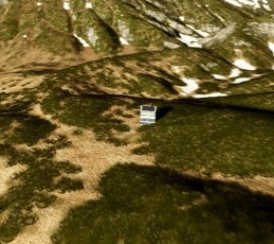
#> input picture samples/origin.jpg, 274 x 244 px
$ python rotational_blur.py
#> lines starting #> are read from the running program, lines starting #| are printed output that depends on the picture
### utils.py
# -*- coding: UTF-8 -*-
# @Time    : 22/04/2019 17:43
# @Author  : QYD

import numpy as np
from numpy import fft
import copy
import cv2 as cv
from math import sqrt


# [31 lines left out: functions inverse, wiener, not called in this run]


def psf(psf_seq, seq):
    """
    核序列和像素序列的循环卷积。空间域的循环卷积相当于频域的阵列相乘。
    :param psf_seq: 核序列
    :param seq: 像素序列
    :return: 得到的序列。
    """
    psf_seq_pinyu = fft.fft(psf_seq)
    seq_pinyu = fft.fft(seq)
    blur_seq_pinyu = psf_seq_pinyu * seq_pinyu
    blur_seq = fft.ifft(blur_seq_pinyu)
    blur_seq = np.abs(blur_seq)
    blur_seq = blur_seq.astype(np.uint8)
    return blur_seq


def cal_r_max(img, center=None):
    """

    :param img: the input image
    :param center: the rotation center of the img,default is (width//2,height//2)
    :return: r_max
    """
    height, width, _ = img.shape
    if not center:
        center_x = width // 2
        center_y = height // 2
    else:
        center_x, center_y = center
    r1 = int(sqrt(center_x ** 2 + center_y ** 2))
    r2 = int(sqrt((center_x - width + 1) ** 2 + center_y ** 2))
    r3 = int(sqrt(center_x ** 2 + (center_y - height + 1) ** 2))
    r4 = int(sqrt((center_x - width + 1) ** 2 + (center_y - height + 1) ** 2))
    r_max = max(r1, r2, r3, r4)
    return r_max


def median_draw_circle(r_max):
    """
    draw circle using the median draw method
    :parameter r_max:the max radius of the circle
    :return:the list whose each row contains the cord of the circle in given radius
    """
    circle_list = []
    for r in range(1, r_max):
        seq = []
        x, y, d = 0, r, 1.25 - r
        seq.append([x, y])
        while x < y:  # 获得第一象限上的圆弧的像素序列的坐标。
            if d < 0:
                d = d + 2 * x + 3
            else:
                d = d + 2 * (x - y) + 5
                y = y - 1
            x = x + 1
            seq.append([x, y])
        # 将画得到的8分之1个圆的坐标映射到整个圆上
        seq_change = list(map(change1, seq))
        seq_change.reverse()
        seq += seq_change
        seq_change = list(map(change2, seq))
        seq_change.reverse()
        seq += seq_change
        seq_change = list(map(change3, seq))
        seq_change.reverse()
        seq += seq_change
        circle_list.append(seq)
    return circle_list


def change1(a):
    b = [0, 0]
    b[0], b[1] = a[1], a[0]
    return b


def change2(a):
    b = [0, 0]
    b[0], b[1] = a[0], -a[1]
    return b


def change3(a):
    b = [0, 0]
    b[0], b[1] = -a[0], a[1]
    return b


def convolution_image(img, center, circle_list: list, theta, mode="blur"):
    """

    calculate psf_list of the circle_list
    :parameter theta:the rotation theta of the image
    :parameter method:the calculate mode of the psf_mode
    """
    height, width, _ = img.shape
    if not center:
        center_x = width // 2
        center_y = height // 2
    else:
        center_x, center_y = center
    if mode == "blur":
        img_out = np.zeros_like(img)
    elif mode == "wiener" or mode == "dia_conv":
        img_out = copy.deepcopy(img)
    for i in range(len(circle_list)):
        r = i + 1
        num = len(circle_list[i])
        a = 1 + int(r * theta)
        pix_seq_b = []
        pix_seq_g = []
        pix_seq_r = []
        for cord in circle_list[i]:
            x, y = cord[0] + center_x, - cord[1] + center_y
            # 处理四个角上的情况。
            if x < 0:
                x = 0
            if x > width - 1:
                x = width - 1
            if y < 0:
                y = 0
            if y > height - 1:
                y = height - 1
            pix_seq_b.append(img[y][x][0])
            pix_seq_g.append(img[y][x][1])
            pix_seq_r.append(img[y][x][2])
            cord[0], cord[1] = x, y
        if mode == "blur":
            psf_seq = [1 / a] * a + (num - a) * [0]
            method = psf
        elif mode == "wiener":
            psf_seq = [1 / a] * a + (num - a) * [0]
            method = wiener
        elif mode == "dia_conv":
            psf_seq = [2 * (1 / a)] + [1 / a] * (a - 1) + (num - a) * [0]
            method = inverse
        pix_seq_b_deblur = method(psf_seq, pix_seq_b)
        pix_seq_g_deblur = method(psf_seq, pix_seq_g)
        pix_seq_r_deblur = method(psf_seq, pix_seq_r)
        for pix_index in range(len(pix_seq_b_deblur)):
            x, y = circle_list[i][pix_index]
            img_out[y][x] = pix_seq_b_deblur[pix_index], pix_seq_g_deblur[pix_index], pix_seq_r_deblur[pix_index]
    if mode == "blur":
        img_out = cv.medianBlur(img_out, ksize=3)
    return img_out

### rotational_blur.py
# -*- coding: UTF-8 -*-
# @Time    : 22/03/2019 17:43
# @Author  : QYD


import numpy as np
from utils import cal_r_max, median_draw_circle, convolution_image
import cv2 as cv


def rotation_blur(img: np.array, theta, center=None):
    """
    利用中点画圆法
    :param img: 输入图像
    :param theta: 曝光时间内，图像旋转的角度。
    :param center:旋转中心的坐标，默认位置在图像中心。
    :return: 模糊后的图像。
    """

    height, width, _ = img.shape
    if not center:
        center = width // 2, height // 2
    r_max = cal_r_max(img, center)
    circle_list = median_draw_circle(r_max)
    img_blur = convolution_image(img=img, center=center, circle_list=circle_list, theta=theta, mode="blur")
    return img_blur


if __name__ == '__main__':
    img = cv.imread("samples/origin.jpg")
#> img is the input picture: shape (244, 274, 3); mean B, G, R 37.3, 83.6, 98.6
    img_rotational_blur = rotation_blur(img=img, theta=0.20)
#> in rotation_blur, `r_max = cal_r_max(img, center)`: r_max = 183
#> after the loop in convolution_image, `for i in range(len(circle_list)):`:
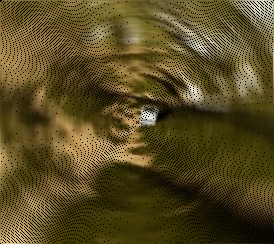
#> img_out: shape (244, 274, 3); mean B, G, R 32.5, 73.6, 86.8
#> in convolution_image, `img_out = cv.medianBlur(img_out, ksize=3)`:
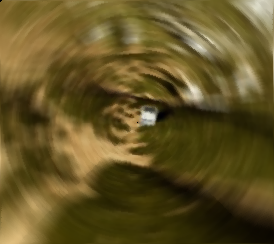
#> img_out: shape (244, 274, 3); mean B, G, R 36.7, 83.1, 98.1
    cv.imwrite("samples/origin_blur_0.20.jpg", img_rotational_blur)
